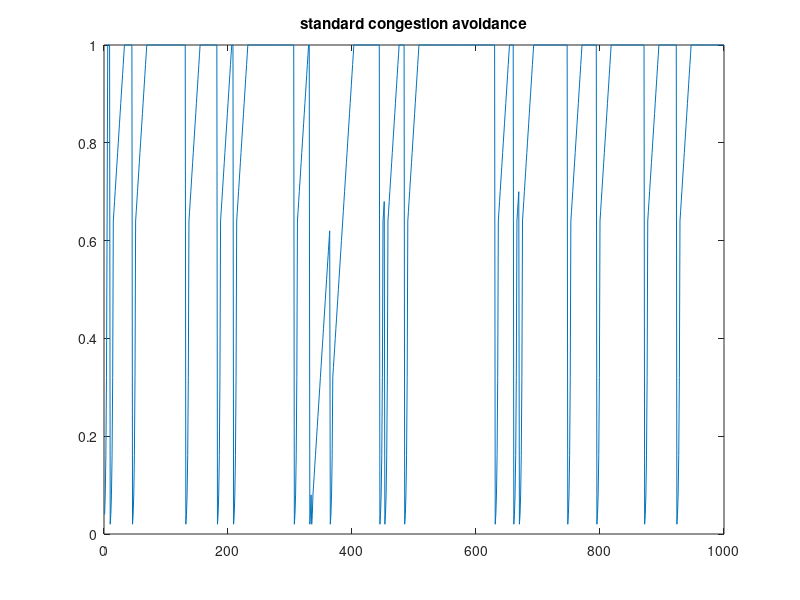
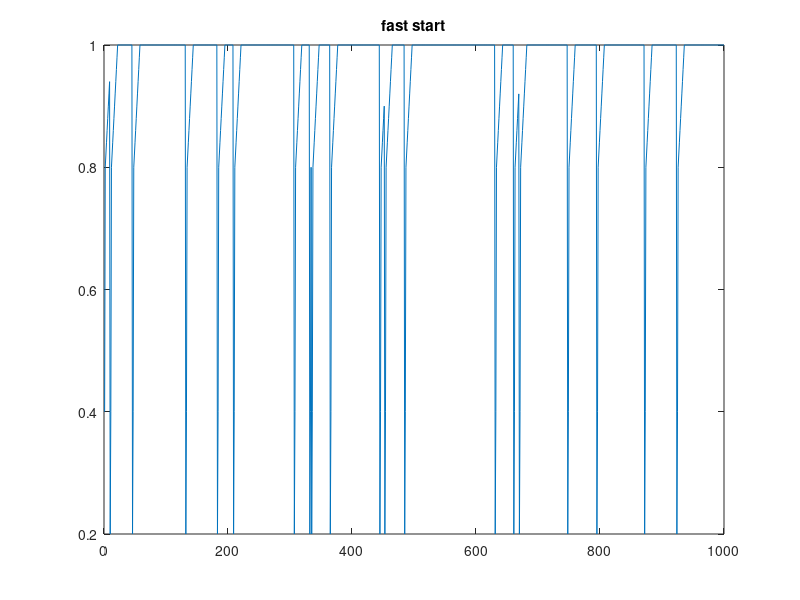
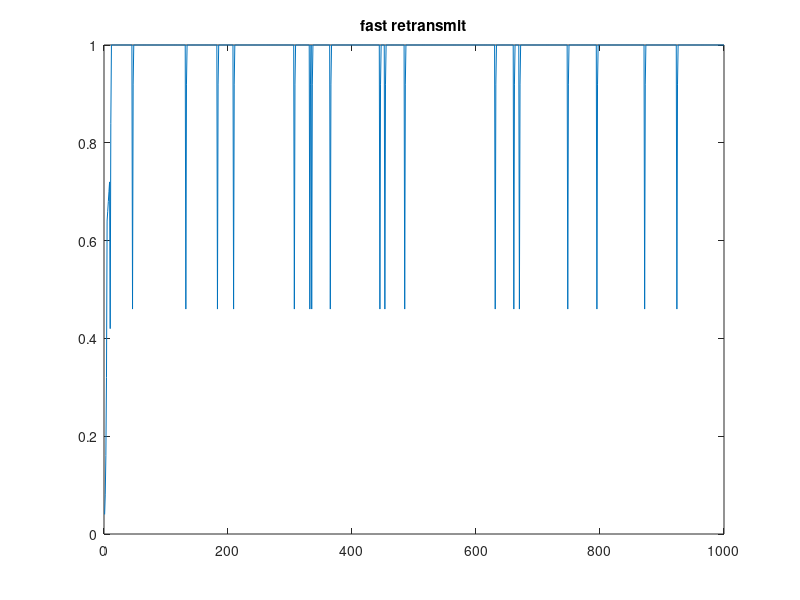

Reproduce these figures in MATLAB, in order.
%% TCP congestion control

close all, clear all, clc;

%% DATA
adv_wnd = 40; % advised window size
starting_cwnd = 1;
cwnd = starting_cwnd; % window size
ssthresh = adv_wnd; % threshold
link_speed = 50;

N = 1000;

errors = sort(randi(N,1,20));
% errors = [10 40 55 60 102 140 200 421 500 502 601 670 700 723 800 900 950 953 992 999];
ack_reception = errors + randi(20, 1, 20);
cum_errors = zeros(1,N);
result = zeros (1,N);

ercnt = 1; % error count

%% Congestion avoidance
for ii=1:N
    if (ercnt < length(errors) && ii == errors(ercnt))
        % timeout expired
        disp(ercnt);
        ssthresh = min(cwnd, adv_wnd)/2;
        cwnd = starting_cwnd;
        cum_errors(ii:length(cum_errors)) = ercnt * ones(size(ii:length(cum_errors)));
        ercnt=ercnt+1;
        
        % ack received
    elseif (cwnd > ssthresh)
        cwnd = cwnd+1;
    else
        cwnd = cwnd+cwnd;
    end
    if (cwnd > link_speed)
        cwnd = link_speed;
    end
    
    result(ii) = cwnd;
end

figure
plot (1:N, result/link_speed);
title('standard congestion avoidance');
% plot (1:N, cum_errors/length(errors));

%% Congestion avoidance with cwnd=10 start
starting_cwnd = 10;
cwnd = starting_cwnd;
ercnt = 1; % error count

for ii=1:N
    if (ercnt < length(errors) && ii == errors(ercnt))
        % timeout expired
        disp(ercnt);
        ssthresh = min(cwnd, adv_wnd)/2;
        cwnd = starting_cwnd;
        cum_errors(ii:length(cum_errors)) = ercnt * ones(size(ii:length(cum_errors)));
        ercnt=ercnt+1;
        
        % ack received
    elseif (cwnd > ssthresh)
        cwnd = cwnd+1;
    else
        cwnd = cwnd+cwnd;
    end
    if (cwnd > link_speed)
        cwnd = link_speed;
    end
    
    result(ii) = cwnd;
end

figure
plot (1:N, result/link_speed);
title ('fast start');
% plot (1:N, cum_errors/length(errors));
% return
%% Fast retransmit
starting_cwnd = 1;
cwnd = starting_cwnd; % window size
ercnt = 1;


fast_flag = 0;
for ii=1:N
    if (ercnt < length(errors) && ii == errors(ercnt))
        % timeout expired
        fast_flag = 1;
        disp(ercnt);
        ssthresh = min(cwnd, adv_wnd)/2;
        cwnd = ssthresh+3;
        cum_errors(ii:length(cum_errors)) = ercnt * ones(size(ii:length(cum_errors)));
        ercnt=ercnt+1;
        
        % ack received
    elseif (fast_flag == 1)
        cwnd = cwnd+cwnd;
        if (ercnt < length(errors) && ii == ack_reception(ercnt))
            % ack received
            fast_flag = 0;
            cwnd = ssthresh;
        end
    elseif (cwnd >= ssthresh)
        cwnd = cwnd+1;
    else
        cwnd = cwnd+cwnd;
    end
    if (cwnd > link_speed)
        cwnd = link_speed;
    end
    
    result(ii) = cwnd;
end

figure
plot (1:N, result/link_speed);
title('fast retransmit');
